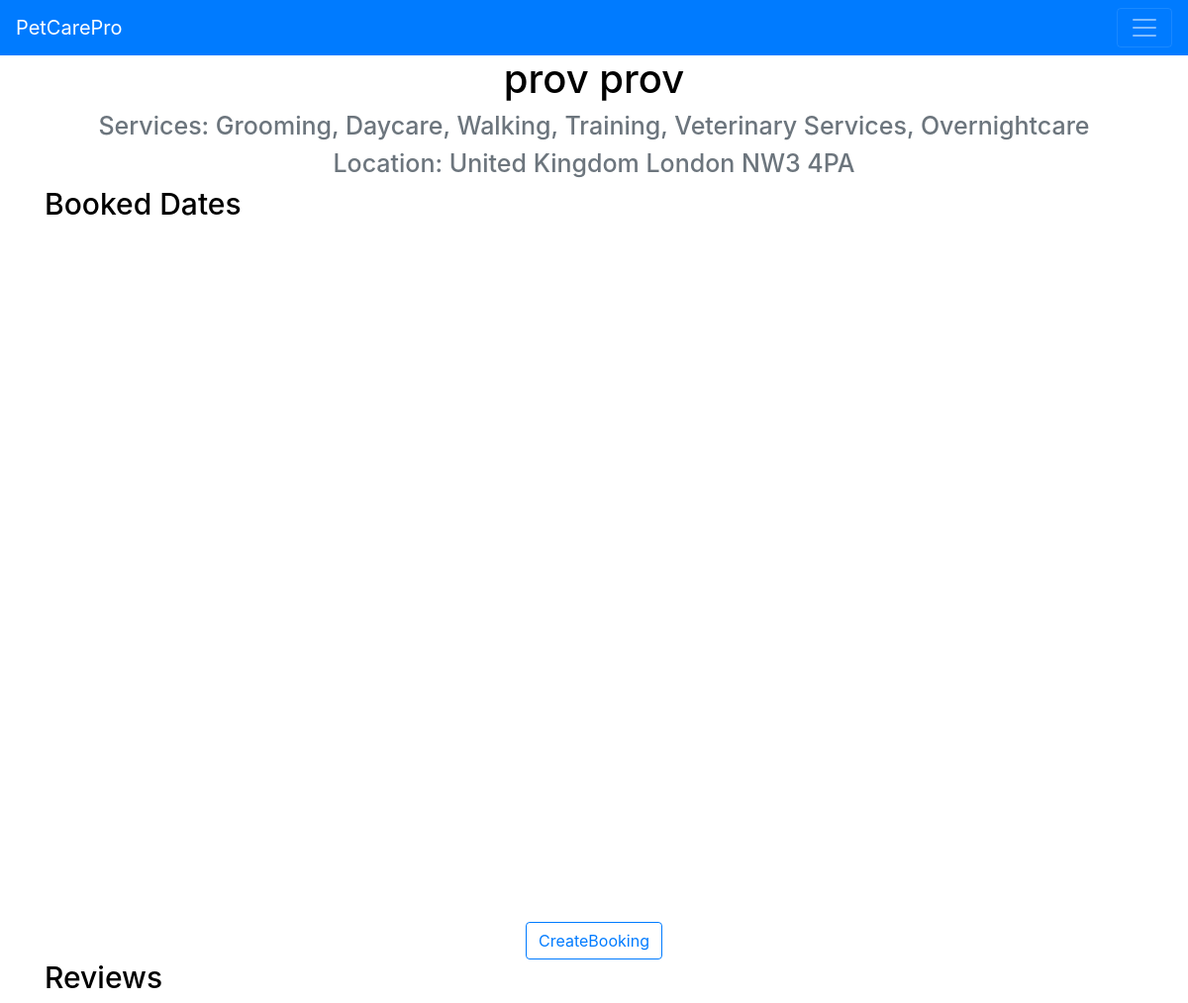
The app's page /viewproviderprofile/1 (signed in), older data.
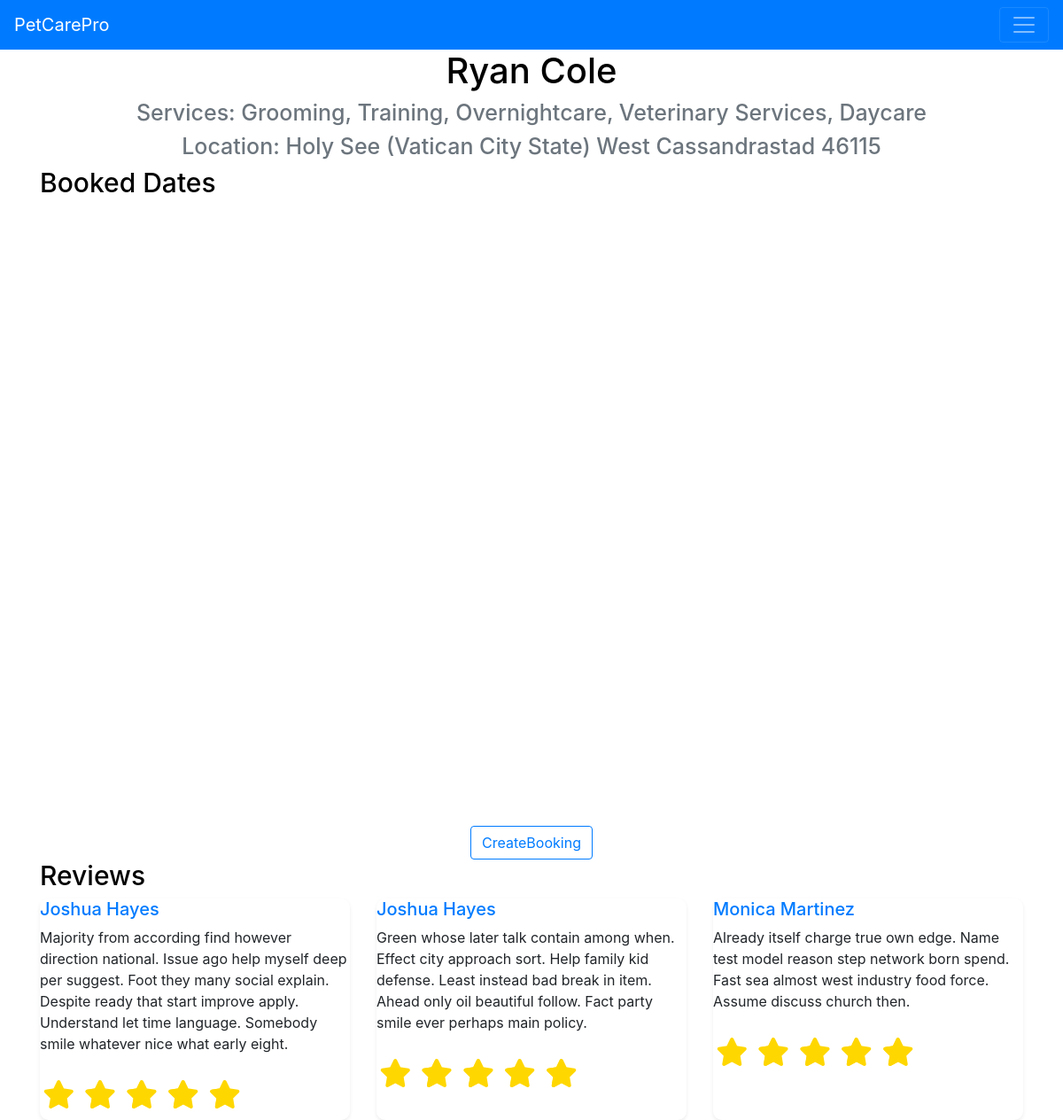
The same page, newer data.
### app/models.py (models this page shows)
class User(UserMixin,db.Model):
    __tablename__ = "users"
    id = db.Column(db.Integer, primary_key=True, autoincrement=True)
    username = db.Column(db.String(50), index=True)
    password = db.Column(db.String(50), index=True)
    email = db.Column(db.String(50))
    fname = db.Column(db.String(50))
    lname = db.Column(db.String(50))
    user_type = db.Column(db.String(50))
    pets = db.relationship('Pet', backref='owner', lazy='dynamic')
    provider_profile = db.relationship('ProviderProfile', backref='user', uselist=False)
    bookings = db.relationship('Booking', secondary=user_booking_association, backref='users', lazy='dynamic')
    reviews = db.relationship('Review', backref='users', lazy='dynamic')

class ProviderProfile(db.Model):
    __tablename__ = "provider_profiles"
    id = db.Column(db.Integer, primary_key=True, autoincrement=True)
    user_id = db.Column(db.Integer, db.ForeignKey('users.id'))
    services_offered = db.Column(db.String(1000))
    country = db.Column(db.String(100))
    city = db.Column(db.String(100))
    postcode = db.Column(db.String(100))
    rating = db.Column(db.Float)

class Review(db.Model):
    __tablename__ = "reviews"
    id = db.Column(db.Integer, primary_key=True, autoincrement=True)
    owner_id = db.Column(db.Integer, db.ForeignKey('users.id'))
    provider_id = db.Column(db.Integer, db.ForeignKey('provider_profiles.id'))
    booking_id = db.Column(db.Integer, db.ForeignKey('bookings.id'))
    rating = db.Column(db.Float)
    comment = db.Column(db.String(10000))
    booking = db.relationship('Booking', backref='review')

### app/views.py (the view)
@app.route('/viewproviderprofile/<id>',methods=['GET','POST'])
@login_required
def viewProviderProfile(id):
    provider = models.ProviderProfile.query.filter_by(id=id).first()
    bookings = models.Booking.query.filter_by(provider_id=id,status="Confirmed").all()
    topreviews = models.Review.query.filter_by(provider_id=id).order_by(models.Review.rating.desc()).limit(3).all()
    if bookings:
        booked_dates = [
        {'start': b.date_start.strftime('%Y-%m-%dT%H:%M:%S'),
         'end': b.date_finish.strftime('%Y-%m-%dT%H:%M:%S')}
        for b in bookings
        ]
    else:
        booked_dates = []
    booked_dates_json = json.dumps(booked_dates)
    return render_template('ProviderProfile.html',
                           title='Provider Profile',
                           provider= provider,
                           subheader1 = "Booked Dates",
                           subheader2 = "Reviews",
                           booked_dates =booked_dates_json,
                           topreviews=topreviews)

### app/models.py (called while the page is built)
@login_manager.user_loader
def load_user(id):
    return db.session.get(User, int(id))

### app/templates/ProviderProfile.html (shortened to what this page needs)
{% extends "PageLayout.html" %}
{% block content %}
<header>
  <h1>{{provider.user.fname}} {{provider.user.lname}}</h1>
</header>
<div class="container">
  <div class="row g-2 ">
    <div class="col">
      <h2 class="text-secondary text-center">Services: {{provider.services_offered}}</h2>
    </div>
  </div>
  <div class="row g-2 ">
    <div class="col">
      <h2 class="text-secondary text-center">Location: {{provider.country}} {{provider.city}} {{provider.postcode}}</h2>
    </div>
  </div>
  <div class="row g-2 ">
    <div class="col">
      {% if subheader1%}
      <h1>{{subheader1 }}</h1>
      {% endif %}
    </div>
  </div>
  <div id="calendar"></div>
  <div class="row g-2">
    <div class="col text-center">
      <a href="{{ url_for('CreateBooking', provider_id=provider.id) }}" class="btn btn-outline-primary">CreateBooking</a>
    </div>
  </div>
  <div class="row g-2 ">
    <div class="col">
      {% if subheader2%}
      <a href="{{ url_for('Reviews', provider_id=provider.id) }}"><h1>{{subheader2 }}</h1></a>
      {% endif %}
    </div>
  </div>
  <div class="row g-2 ">
    {% for t in topreviews %}
    <div class="col-md-4 d-flex" >
      <div class="info shadow-sm border-light w-100">
        <div class="info-body">
          <h5 class="info-title text-primary">{{t.users.fname}} {{t.users.lname}}</h5>
          <p class="info-text">{{t.comment}}</p>
          <div class="star_rating">
            <span class="star {% if t.rating >= 1 %}whole{% endif %}"></span>
            <span class="star {% if t.rating >= 2 %}whole{% endif %}"></span>
            <span class="star {% if t.rating >= 3 %}whole{% endif %}"></span>
            <span class="star {% if t.rating >= 4 %}whole{% endif %}"></span>
            <span class="star {% if t.rating >= 5 %}whole{% endif %}"></span>
          </div>
        </div>
      </div>
    </div>
    {% endfor %}
  </div>
</div>
{% endblock %}

### app/templates/PageLayout.html (shortened to what this page needs)
<!Doctype HTML>
<html>
    <head>
      <link rel="stylesheet" href="{{ url_for('static', filename='stylesheet.css') }}">
      <link rel="stylesheet" href="https://stackpath.bootstrapcdn.com/bootstrap/4.2.1/css/bootstrap.min.css">
      <link rel="stylesheet" href="https://cdn.jsdelivr.net/npm/fullcalendar@3.2.0/dist/fullcalendar.min.css">
      <link href="https://cdn.datatables.net/v/bs4/jq-3.7.0/dt-2.1.8/datatables.min.css" rel="stylesheet">
    </head>
    <body>
      <nav class="navbar navbar-dark bg-primary">
        <a class="navbar-brand" href="#">PetCarePro</a>
        <button class="navbar-toggler" type="button" data-toggle="collapse" data-target="#navbarText" aria-controls="navbarText" aria-expanded="false" aria-label="Toggle navigation">
          <span class="navbar-toggler-icon"></span>
        </button>
      </nav>
      {% block content %}
      {% endblock %}
    </body>
</html>

### app/static/stylesheet.css (style rules this page uses)
* { box-sizing: border-box; }
body { background-color: white; }
header { background-color: white; text-align: center; font-size: 50px; color: black; }
.col h1 { color: black; font-size: 30px; padding:0; }
.col h2 { color: black; font-size: 25px; padding:0; }
.container { margin-left: "0"; }
#calendar { max-width: 700px; height: 700px; margin: 0 auto; }
.star_rating { display: inline-block; border: 0; }
.star:before { display: inline-block; font-size: 2rem; padding: .3rem .2rem; margin: 0; font-family: FontAwesome; content: "\f005"; color: grey; }
.star.whole:before { content: "\f005"; color: gold; }
.info { border-radius: 10px; }
.info-title { font-size: 1.25rem; }
.info-text { font-size: 1rem; }

Row changes from the older to the newer data that the page shows:
changed User: user.fname "prov" → "Ryan"; user.lname "prov" → "Cole"
changed ProviderProfile: services_offered "Grooming, Daycare, Walking, Training, Veterinary Services, Overnightcare" → "Grooming, Training, Overnightcare, Veterinary Services, Daycare"; country "United Kingdom" → "Holy See (Vatican City State)"; city "London" → "West Cassandrastad"; postcode "NW3 4PA" → "46115"
now on this page (row edited): Review: users.fname "Joshua", users.lname "Hayes", comment "Majority from according find however direction national. Issue ago help myself deep per suggest. Foot they many social explain. Despite ready that start improve apply. Understand let time language. Somebody smile whatever nice what early eight.", rating 5 (drawn)
now on this page (row edited): Review: users.fname "Joshua", users.lname "Hayes", comment "Green whose later talk contain among when. Effect city approach sort. Help family kid defense. Least instead bad break in item. Ahead only oil beautiful follow. Fact party smile ever perhaps main policy.", rating 5 (drawn)
added Review: users.fname "Monica", users.lname "Martinez", comment "Already itself charge true own edge. Name test model reason step network born spend. Fast sea almost west industry food force. Assume discuss church then.", rating 5 (drawn)
